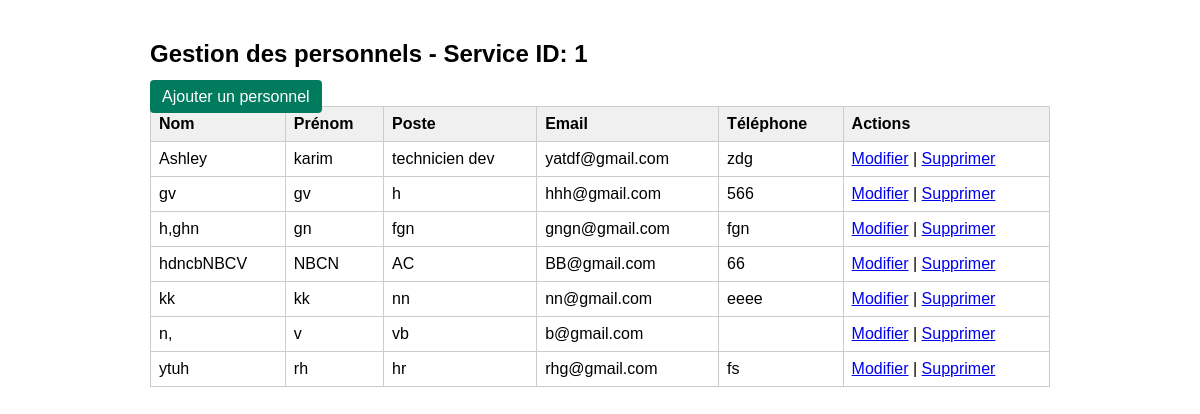
/gestion_personnels.php (signed in), run on the app's committed database.
### tables this page shows
CREATE TABLE `personnels` (
  `id` int(11) NOT NULL,
  `nom` varchar(100) NOT NULL,
  `prenom` varchar(100) NOT NULL,
  `poste` varchar(100) DEFAULT NULL,
  `service_id` int(11) DEFAULT NULL,
  `email` varchar(150) DEFAULT NULL,
  `telephone` varchar(50) DEFAULT NULL
);

### gestion_personnels.php (the view, shortened to what this page needs)
<?php
require 'config.php';
$user_service_id = $_SESSION['service_id'];
$stmt = $pdo->prepare("SELECT * FROM personnels WHERE service_id = ? ORDER BY nom, prenom");
$stmt->execute([$user_service_id]);
$personnels = $stmt->fetchAll(PDO::FETCH_ASSOC);
?>
<!DOCTYPE html>
<html lang="fr">
<head>
</head>
<body>
<h2>Gestion des personnels - Service ID: <?= htmlspecialchars($user_service_id) ?></h2>
<a href="personnel_ajouter.php" class="button">Ajouter un personnel</a>
<table>
    <thead>
        <tr>
            <th>Nom</th>
            <th>Prénom</th>
            <th>Poste</th>
            <th>Email</th>
            <th>Téléphone</th>
            <th>Actions</th>
        </tr>
    </thead>
    <tbody>
        <?php if (count($personnels) === 0): ?>
            <tr><td colspan="6">Aucun personnel dans votre service.</td></tr>
        <?php else: ?>
            <?php foreach ($personnels as $p): ?>
                <tr>
                    <td><?= htmlspecialchars($p['nom']) ?></td>
                    <td><?= htmlspecialchars($p['prenom']) ?></td>
                    <td><?= htmlspecialchars($p['poste']) ?></td>
                    <td><?= htmlspecialchars($p['email']) ?></td>
                    <td><?= htmlspecialchars($p['telephone']) ?></td>
                    <td>
                        <a href="personnel_modifier.php?id=<?= $p['id'] ?>">Modifier</a> |
                        <a href="personnel_supprimer.php?id=<?= $p['id'] ?>" onclick="return confirm('Confirmer la suppression ?')">Supprimer</a>
                    </td>
                </tr>
            <?php endforeach; ?>
        <?php endif; ?>
    </tbody>
</table>
</body>
</html>

### gestion_personnels.php (style rules this page uses)
body { font-family: Arial, sans-serif; max-width: 900px; margin: auto; padding: 20px; }
table { width: 100%; border-collapse: collapse; margin-bottom: 20px; }
th, td { border: 1px solid #ccc; padding: 8px; text-align: left; }
th { background: #f0f0f0; }
a.button { background: #007b5e; color: white; padding: 8px 12px; border-radius: 4px; text-decoration: none; }

### data on the page
personnels: nom "Ashley", prenom "karim", poste "technicien dev", email "yatdf@gmail.com", telephone "zdg"
personnels: nom "gv", prenom "gv", poste "h", email "hhh@gmail.com", telephone "566"
personnels: nom "h,ghn", prenom "gn", poste "fgn", email "gngn@gmail.com", telephone "fgn"
personnels: nom "hdncbNBCV", prenom "NBCN", poste "AC", email "BB@gmail.com", telephone "66"
personnels: nom "kk", prenom "kk", poste "nn", email "nn@gmail.com", telephone "eeee"
personnels: nom "n,", prenom "v", poste "vb", email "b@gmail.com"
personnels: nom "ytuh", prenom "rh", poste "hr", email "rhg@gmail.com", telephone "fs"

### other printed values
$user_service_id "1"
